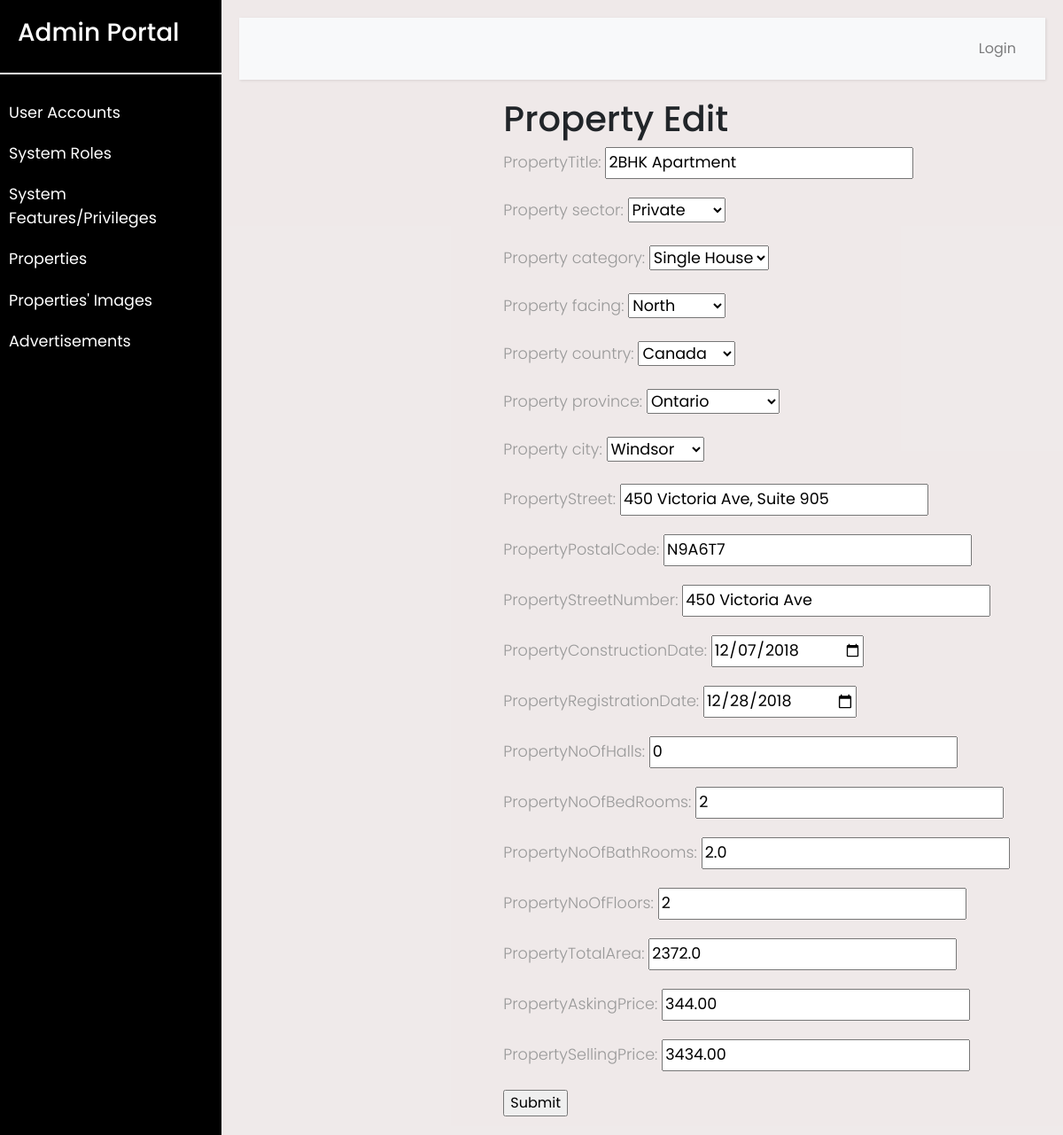
Screenshot of /admin_portal/editProperty/1 with the database file from the repository.
### eproperty/models.py (models this page shows, shortened)
class Property(models.Model):
    propertyID = models.IntegerField()
    propertyTitle = models.CharField(max_length=100)
    property_category = models.ForeignKey(PropertyCategory, on_delete=models.CASCADE)
    property_sector = models.ForeignKey(PropertySector, on_delete=models.CASCADE)
    property_facing = models.ForeignKey(PropertyFacing, on_delete=models.CASCADE)
    property_country = models.ForeignKey(Country, on_delete=models.CASCADE)
    property_province = models.ForeignKey(Province, on_delete=models.CASCADE)
    property_city = models.ForeignKey(City, on_delete=models.CASCADE)
    propertyStreet = models.CharField(max_length=200)
    propertyPostalCode = models.CharField(max_length=200)
    propertyStreetNumber = models.CharField(max_length=200)
    propertyConstructionDate = models.DateField()
    propertyRegistrationDate = models.DateField()
    propertyNoOfHalls = models.IntegerField()
    propertyNoOfBedRooms = models.IntegerField()
    propertyNoOfBathRooms = models.FloatField()
    propertyNoOfFloors = models.IntegerField()
    propertyTotalArea = models.FloatField()
    propertyAskingPrice = models.DecimalField(max_digits=10, decimal_places=2)
    propertySellingPrice = models.DecimalField(max_digits=10, decimal_places=2)

### eproperty/views.py (the view)
# urls.py: path('admin_portal/editProperty/<int:pk>', views.editProperty, name='editProperty'),
def editProperty(request, pk):
    property = get_object_or_404(Property, pk=pk)
    form = PropertyForm(request.POST or None, instance=property)
    if form.is_valid():
        form.save()
        return redirect('listProperty')
    return render(request, 'admin_portal/editProperty.html', {'form': form})

### eproperty/forms.py
class PropertyForm(ModelForm):
    class Meta:
        model = Property
        fields = ['id', 'propertyTitle', 'property_sector', 'property_category', 'property_facing', 'property_country',
                  'property_province', 'property_city', 'propertyStreet', 'propertyPostalCode',
                  'propertyStreetNumber', 'propertyConstructionDate', 'propertyRegistrationDate',
                  'propertyNoOfHalls', 'propertyNoOfBedRooms', 'propertyNoOfBathRooms', 'propertyNoOfFloors',
                  'propertyTotalArea', 'propertyAskingPrice', 'propertySellingPrice']
        widgets = {
            'propertyConstructionDate': DateInput(attrs={'type': 'date'}),
            'propertyRegistrationDate': DateInput(attrs={'type': 'date'})
        }

### eproperty/models.py (called while the page is built)
    def __str__(self):
        return self.countryName

    def __str__(self):
        return self.provinceName

    def __str__(self):
        return self.cityName

    def __str__(self):
        return self.propertyFacingName

    def __str__(self):
        return self.propertySectorName

    def __str__(self):
        return self.propertyCategoryName

### templates/admin_portal/editProperty.html
{% extends 'admin_portal/base_admin.html' %}
{% block content %}
    <form method="post">{% csrf_token %}
        <div class="row">
            <div class="col-md-4"></div>
            <div class="card-md-6"><h1>Property Edit</h1>
                {{ form.as_p }}
                <input type="submit" value="Submit"/>
            </div>
            <div class="col-md-2"></div>
        </div>
    </form>
{% endblock %}

### static/admin_portal/style.css (style rules this page uses)
body { font-family: 'Poppins', sans-serif; background: #fafafa; }
p { font-family: 'Poppins', sans-serif; font-size: 1.1em; font-weight: 300; line-height: 1.7em; color: #999; }

### rows the page displays
Property: propertyTitle "2BHK Apartment", property_sector "Private", property_category "Single House", property_facing "North", property_country "Canada", property_province "Ontario", property_city "Windsor", propertyStreet "450 Victoria Ave, Suite 905", propertyPostalCode "N9A6T7", propertyStreetNumber "450 Victoria Ave", propertyConstructionDate "12/07/2018", propertyRegistrationDate "12/28/2018", propertyNoOfHalls "0", propertyNoOfBedRooms "2", propertyNoOfBathRooms "2.0", propertyNoOfFloors "2", propertyTotalArea "2372.0", propertyAskingPrice "344.00", propertySellingPrice "3434.00"
